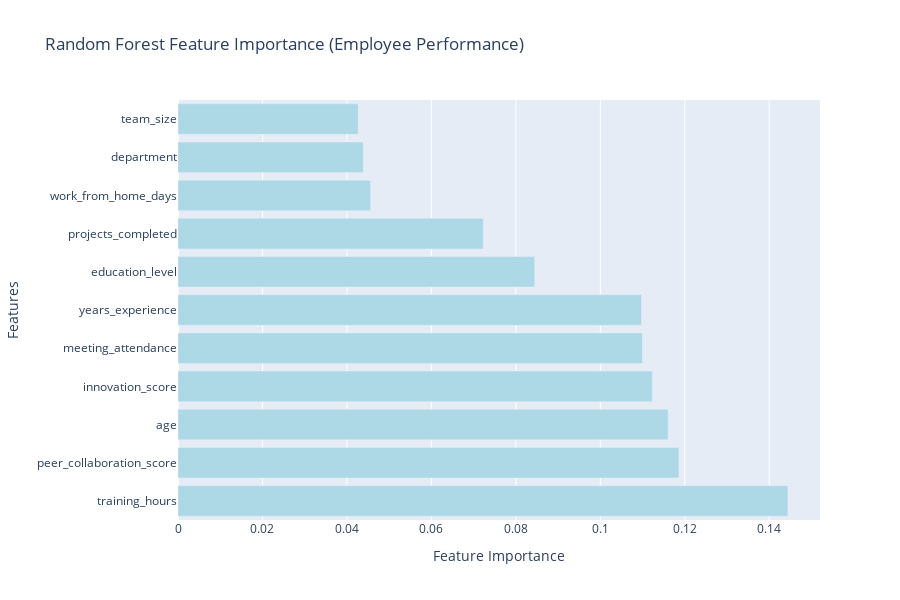
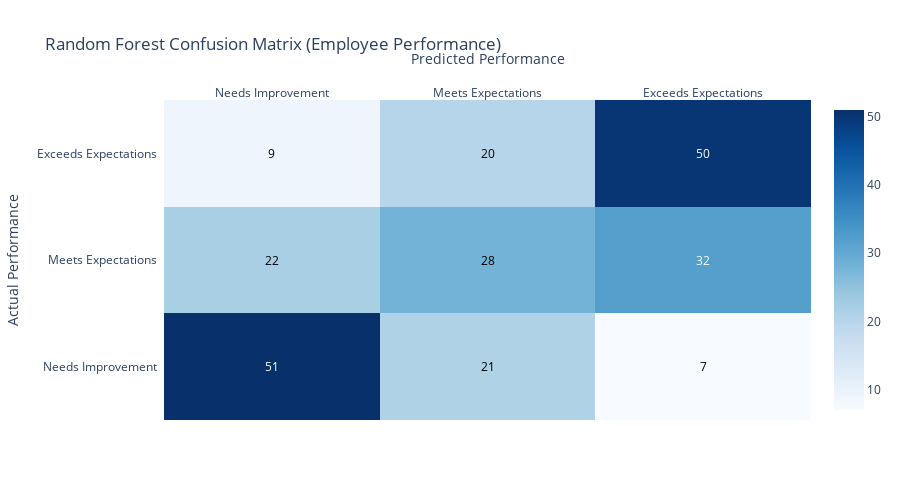
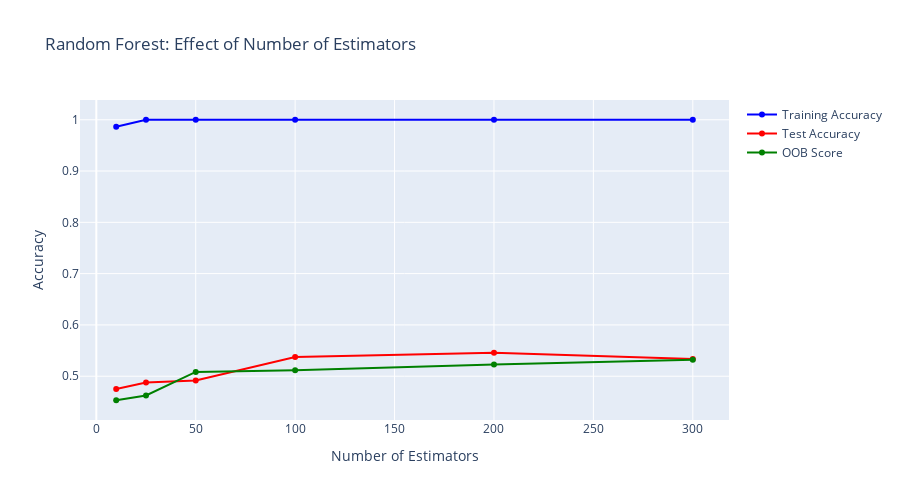

Notebook cell for these charts, in order:
### Code cell
# 1. RANDOM FOREST CLASSIFICATION ANALYSIS
print(" 1. RANDOM FOREST CLASSIFICATION ANALYSIS")
print("=" * 43)

# Prepare classification data
class_features = ['age', 'years_experience', 'education_level', 'training_hours',
 'projects_completed', 'team_size', 'work_from_home_days',
 'meeting_attendance', 'peer_collaboration_score', 'innovation_score', 'department']
X_class = classification_df[class_features]
y_class = classification_df['performance_rating']

# Split data
X_class_train, X_class_test, y_class_train, y_class_test = train_test_split(
 X_class, y_class, test_size=0.2, random_state=42, stratify=y_class
)

print(f"Training set: {X_class_train.shape}")
print(f"Test set: {X_class_test.shape}")
print(f"Class distribution: {y_class_train.value_counts().sort_index().to_dict()}")

# Train basic Random Forest
rf_basic = RandomForestClassifier(n_estimators=100, random_state=42)
rf_basic.fit(X_class_train, y_class_train)

# Predictions
y_class_pred = rf_basic.predict(X_class_test)
y_class_proba = rf_basic.predict_proba(X_class_test)

# Performance metrics
class_accuracy = accuracy_score(y_class_test, y_class_pred)
oob_score = rf_basic.oob_score_ if hasattr(rf_basic, 'oob_score_') else None

print(f"\n Basic Random Forest Performance:")
print(f"• Test Accuracy: {class_accuracy:.4f}")

# Enable OOB scoring
rf_oob = RandomForestClassifier(n_estimators=100, oob_score=True, random_state=42)
rf_oob.fit(X_class_train, y_class_train)
print(f"• OOB Score: {rf_oob.oob_score_:.4f}")

# Cross-validation
cv_scores = cross_val_score(rf_basic, X_class_train, y_class_train, cv=5)
print(f"• Cross-validation: {cv_scores.mean():.4f} ± {cv_scores.std():.4f}")

print(f"\nClassification Report:")
print(classification_report(y_class_test, y_class_pred, target_names=performance_labels))

# Feature importance analysis
feature_importance = rf_basic.feature_importances_
importance_df = pd.DataFrame({
 'Feature': class_features,
 'Importance': feature_importance
}).sort_values('Importance', ascending=False)

print(f"\n Feature Importance Analysis:")
for _, row in importance_df.iterrows():
 print(f"• {row['Feature']}: {row['Importance']:.4f}")

# Visualize feature importance
fig_importance = go.Figure()

fig_importance.add_trace(
 go.Bar(
 x=importance_df['Importance'],
 y=importance_df['Feature'],
 orientation='h',
 marker_color='lightblue',
 hovertemplate="Feature: %{y}<br>Importance: %{x:.4f}<extra></extra>"
 )
)

fig_importance.update_layout(
 title="Random Forest Feature Importance (Employee Performance)",
 xaxis_title="Feature Importance",
 yaxis_title="Features",
 height=600
)
fig_importance.show()

# Compare with single decision tree
dt_single = DecisionTreeClassifier(random_state=42)
dt_single.fit(X_class_train, y_class_train)
dt_accuracy = dt_single.score(X_class_test, y_class_test)

print(f"\n Single Decision Tree vs Random Forest:")
print(f"• Single Decision Tree Accuracy: {dt_accuracy:.4f}")
print(f"• Random Forest Accuracy: {class_accuracy:.4f}")
print(f"• Improvement: {(class_accuracy - dt_accuracy)*100:.1f} percentage points")

# Hyperparameter optimization
print(f"\n Hyperparameter Optimization:")

# Grid search for optimal parameters
param_grid = {
 'n_estimators': [50, 100, 200],
 'max_depth': [None, 10, 20],
 'min_samples_split': [2, 5, 10],
 'min_samples_leaf': [1, 2, 4]
}

# Use a smaller grid for demonstration
grid_search = GridSearchCV(
 RandomForestClassifier(random_state=42),
 param_grid,
 cv=3, # Reduced for speed
 scoring='accuracy',
 n_jobs=-1
)

grid_search.fit(X_class_train, y_class_train)

print(f"Best parameters: {grid_search.best_params_}")
print(f"Best CV score: {grid_search.best_score_:.4f}")

# Test best model
best_rf = grid_search.best_estimator_
best_accuracy = best_rf.score(X_class_test, y_class_test)
print(f"Best model test accuracy: {best_accuracy:.4f}")

# Confusion Matrix
cm_class = confusion_matrix(y_class_test, y_class_pred)

fig_cm_class = ff.create_annotated_heatmap(
 z=cm_class,
 x=performance_labels,
 y=performance_labels,
 annotation_text=cm_class,
 colorscale='Blues',
 showscale=True
)

fig_cm_class.update_layout(
 title="Random Forest Confusion Matrix (Employee Performance)",
 xaxis_title="Predicted Performance",
 yaxis_title="Actual Performance",
 height=500
)
fig_cm_class.show()

# Number of estimators effect
print(f"\n Effect of Number of Estimators:")

n_estimators_range = [10, 25, 50, 100, 200, 300]
train_scores = []
test_scores = []
oob_scores = []

for n_est in n_estimators_range:
 rf_temp = RandomForestClassifier(n_estimators=n_est, oob_score=True, random_state=42)
 rf_temp.fit(X_class_train, y_class_train)

 train_scores.append(rf_temp.score(X_class_train, y_class_train))
 test_scores.append(rf_temp.score(X_class_test, y_class_test))
 oob_scores.append(rf_temp.oob_score_)

# Visualize effect of n_estimators
fig_n_est = go.Figure()

fig_n_est.add_trace(
 go.Scatter(
 x=n_estimators_range,
 y=train_scores,
 mode='lines+markers',
 name='Training Accuracy',
 line=dict(color='blue')
 )
)

fig_n_est.add_trace(
 go.Scatter(
 x=n_estimators_range,
 y=test_scores,
 mode='lines+markers',
 name='Test Accuracy',
 line=dict(color='red')
 )
)

fig_n_est.add_trace(
 go.Scatter(
 x=n_estimators_range,
 y=oob_scores,
 mode='lines+markers',
 name='OOB Score',
 line=dict(color='green')
 )
)

fig_n_est.update_layout(
 title="Random Forest: Effect of Number of Estimators",
 xaxis_title="Number of Estimators",
 yaxis_title="Accuracy",
 height=500
)
fig_n_est.show()

print(f"Optimal number of estimators appears to be around 100-200")

### Figure 1 — Plotly figure (JSON) as saved in the notebook; plotly's stock layout.template omitted (floating-point values rounded to 4 significant figures)
{"data": [{"hovertemplate": "Feature: %{y}<br>Importance: %{x:.4f}<extra></extra>", "marker": {"color": "lightblue"}, "orientation": "h", "type": "bar", "x": [0.1444, 0.1186, 0.1161, 0.1123, 0.11, 0.1097, 0.08445, 0.0723, 0.0456, 0.04388, 0.04267], "y": ["training_hours", "peer_collaboration_score", "age", "innovation_score", "meeting_attendance", "years_experience", "education_level", "projects_completed", "work_from_home_days", "department", "team_size"]}], "layout": {"height": 600, "title": {"text": "Random Forest Feature Importance (Employee Performance)"}, "xaxis": {"title": {"text": "Feature Importance"}}, "yaxis": {"title": {"text": "Features"}}}}

### Figure 2 — Plotly figure (JSON) as saved in the notebook; plotly's stock layout.template omitted (floating-point values rounded to 4 significant figures)
{"data": [{"colorscale": [[0, "rgb(247,251,255)"], [0.125, "rgb(222,235,247)"], [0.25, "rgb(198,219,239)"], [0.375, "rgb(158,202,225)"], [0.5, "rgb(107,174,214)"], [0.625, "rgb(66,146,198)"], [0.75, "rgb(33,113,181)"], [0.875, "rgb(8,81,156)"], [1, "rgb(8,48,107)"]], "reversescale": false, "showscale": true, "type": "heatmap", "x": ["Needs Improvement", "Meets Expectations", "Exceeds Expectations"], "y": ["Needs Improvement", "Meets Expectations", "Exceeds Expectations"], "z": [[51, 21, 7], [22, 28, 32], [9, 20, 50]]}], "layout": {"annotations": [{"font": {"color": "#FFFFFF"}, "showarrow": false, "text": "51", "x": "Needs Improvement", "xref": "x", "y": "Needs Improvement", "yref": "y"}, {"font": {"color": "#000000"}, "showarrow": false, "text": "21", "x": "Meets Expectations", "xref": "x", "y": "Needs Improvement", "yref": "y"}, {"font": {"color": "#000000"}, "showarrow": false, "text": "7", "x": "Exceeds Expectations", "xref": "x", "y": "Needs Improvement", "yref": "y"}, {"font": {"color": "#000000"}, "showarrow": false, "text": "22", "x": "Needs Improvement", "xref": "x", "y": "Meets Expectations", "yref": "y"}, {"font": {"color": "#000000"}, "showarrow": false, "text": "28", "x": "Meets Expectations", "xref": "x", "y": "Meets Expectations", "yref": "y"}, {"font": {"color": "#FFFFFF"}, "showarrow": false, "text": "32", "x": "Exceeds Expectations", "xref": "x", "y": "Meets Expectations", "yref": "y"}, {"font": {"color": "#000000"}, "showarrow": false, "text": "9", "x": "Needs Improvement", "xref": "x", "y": "Exceeds Expectations", "yref": "y"}, {"font": {"color": "#000000"}, "showarrow": false, "text": "20", "x": "Meets Expectations", "xref": "x", "y": "Exceeds Expectations", "yref": "y"}, {"font": {"color": "#FFFFFF"}, "showarrow": false, "text": "50", "x": "Exceeds Expectations", "xref": "x", "y": "Exceeds Expectations", "yref": "y"}], "height": 500, "title": {"text": "Random Forest Confusion Matrix (Employee Performance)"}, "xaxis": {"dtick": 1, "gridcolor": "rgb(0, 0, 0)", "side": "top", "ticks": "", "title": {"text": "Predicted Performance"}}, "yaxis": {"dtick": 1, "ticks": "", "ticksuffix": "  ", "title": {"text": "Actual Performance"}}}}

### Figure 3 — Plotly figure (JSON) as saved in the notebook; plotly's stock layout.template omitted (floating-point values rounded to 4 significant figures)
{"data": [{"line": {"color": "blue"}, "mode": "lines+markers", "name": "Training Accuracy", "type": "scatter", "x": [10, 25, 50, 100, 200, 300], "y": [0.9865, 1, 1, 1, 1, 1]}, {"line": {"color": "red"}, "mode": "lines+markers", "name": "Test Accuracy", "type": "scatter", "x": [10, 25, 50, 100, 200, 300], "y": [0.475, 0.4875, 0.4917, 0.5375, 0.5458, 0.5333]}, {"line": {"color": "green"}, "mode": "lines+markers", "name": "OOB Score", "type": "scatter", "x": [10, 25, 50, 100, 200, 300], "y": [0.4531, 0.4625, 0.5083, 0.5115, 0.5229, 0.5323]}], "layout": {"height": 500, "title": {"text": "Random Forest: Effect of Number of Estimators"}, "xaxis": {"title": {"text": "Number of Estimators"}}, "yaxis": {"title": {"text": "Accuracy"}}}}
